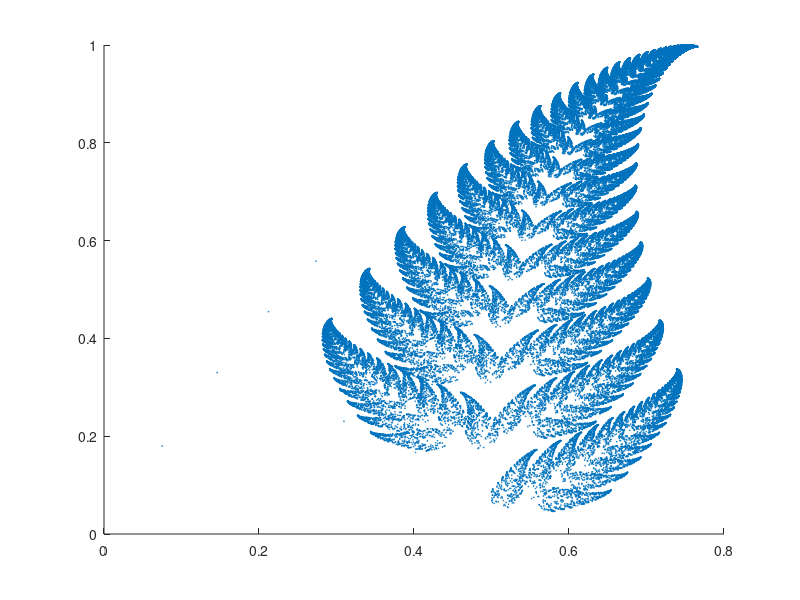

MATLAB code for this plot:
function IFS4_text() 
p1=0.85;
p2=0.86;
p3=0.93;
%p4=1;
R=[0;0];
A1=[0.85,0.04;-0.04,0.85];a1=[0.075;0.180]; 
A2=[0.0,0.0;0.0,0.16];a2=[0.5;0.0];
A3=[0.2,-0.26;0.23,0.22];a3=[0.4;0.045];
A4=[-0.15,0.28;0.24,0.24];a4=[0.575;-0.086];
for i=1:100000    
    s=rand;
    if (s<p1)
        R=A1*R+a1;
    elseif(s<p2)
        %R=A2*R+a2;
    elseif(s<p3)
        R=A3*R+a3;
    else
        R=A4*R+a4;
    end
    X(1,i)=R(1,1);
    Y(1,i)=R(2,1);
end
scatter(X,Y,0.4,'blue')